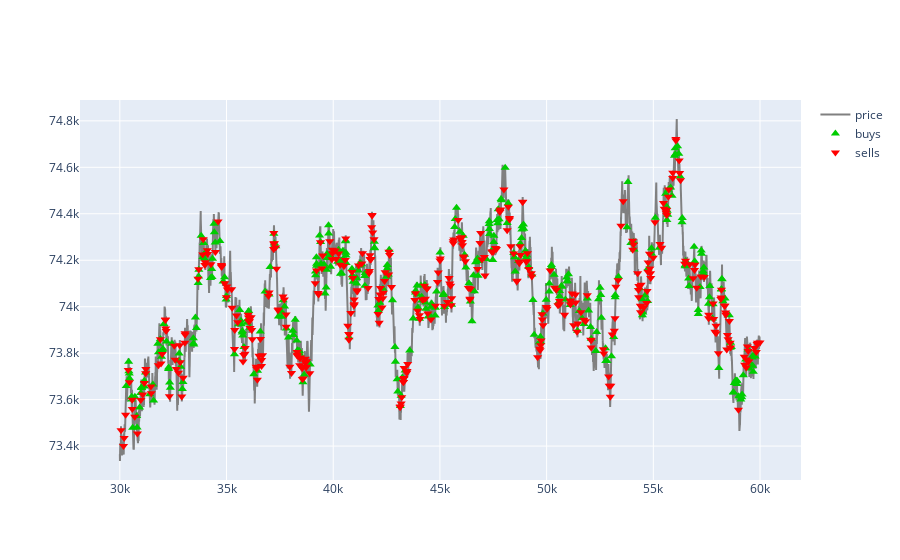

Here is the notebook cell this chart was saved with:
### Code cell
#BASKET ANALYSIS
import matplotlib.pyplot as plt
import plotly.graph_objects as go


fig = go.Figure()

fig.add_trace(go.Scatter(x=price_data['timestamp'], y=price_data['smart_price'],
                    mode='lines',
                    name='price',
                    line=dict(color = 'rgb(128, 128, 128)')))

trader_observed = 'Olivia'


fig.add_trace(go.Scatter(x=traders.loc[(traders['name'] == trader_observed) & (traders['buys'] != 0)]['timestamp'], y=traders.loc[(traders['name'] == trader_observed) & (traders['buys'] != 0)]['price'],
                    mode='markers', name='buys', marker=dict(color = 'rgb(0, 204, 0)', size = 8, symbol = 'triangle-up')))


fig.add_trace(go.Scatter(x=traders.loc[(traders['name'] == trader_observed) & (traders['sells'] != 0)]['timestamp'], y=traders.loc[(traders['name'] == trader_observed) & (traders['sells'] != 0)]['price'],
                    mode='markers', name='sells', marker=dict(color = 'rgb(255, 0, 0)', size = 8, symbol = 'triangle-down')))


fig.show()

### Figure 1 — Plotly figure (JSON) as saved in the notebook; plotly's stock layout.template omitted (floating-point values rounded to 4 significant figures; data arrays with more than 128 entries replaced by an {"elided": "..."} marker saying what was removed)
{"data": [{"line": {"color": "rgb(128, 128, 128)"}, "mode": "lines", "name": "price", "type": "scatter", "x": {"elided": "30000 int values"}, "y": {"elided": "30000 float values"}}, {"marker": {"color": "rgb(0, 204, 0)", "size": 8, "symbol": "triangle-up"}, "mode": "markers", "name": "buys", "type": "scatter", "x": {"elided": "380 int values"}, "y": {"elided": "380 int values"}}, {"marker": {"color": "rgb(255, 0, 0)", "size": 8, "symbol": "triangle-down"}, "mode": "markers", "name": "sells", "type": "scatter", "x": {"elided": "387 int values"}, "y": {"elided": "387 int values"}}], "layout": {}}
